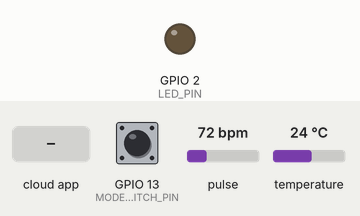
Simulated run of this sketch. Board: ESP32. Parts: output pins drawn as LEDs (lit = HIGH). The test bench sets the inputs (shaded band); at power-on: GPIO 13 (MODE_SWITCH_PIN) HIGH, pulse 72 bpm, temperature 24 °C. WiFi joins after 1.5 s; servers stay silent unless stated; the Firebase database answers and starts empty; what the sketch prints to the serial monitor is not drawn.

Above: at 2.7 s.
2.8 s: the phone or cloud app sets ledStatus to ON
At 3.7 s:
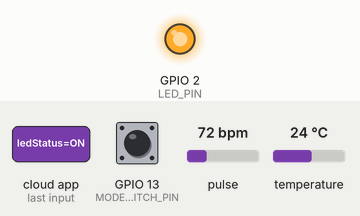
4.3 s: GPIO 13 (MODE_SWITCH_PIN) pulled LOW for 1 s
Timing chart, 0 to 7.3 s (numbered marks = the images above; inputs shaded):
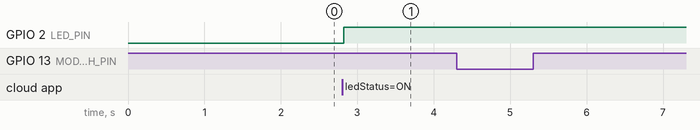

The sketch:

IoT-Code.ino
```cpp
#include <WiFi.h>
#include <Firebase_ESP_Client.h>
#include <OneWire.h>
#include <DallasTemperature.h>
#include <Wire.h>
#include "MAX30105.h"

#include "addons/TokenHelper.h"
#include "addons/RTDBHelper.h"

/* ================= Configuration ================= */
#define WIFI_SSID "AK"
#define WIFI_PASSWORD "12345678"
#define API_KEY "AIzaSyBkro85zW7t-STblm64H21dgNGzp5X"
#define DATABASE_URL "https://iotbasedhealthmonit-81395-default-rtdb.firebaseio.com/"

#define LED_PIN 2
#define MODE_SWITCH_PIN 13  // Your Toggle Switch on D13
#define ONE_WIRE_BUS 4
#define SEND_INTERVAL 3000
#define IR_THRESHOLD 50000
#define AVG_SIZE 5

/* ================= Globals ================= */
FirebaseData fbdo;
FirebaseAuth auth;
FirebaseConfig config;

OneWire oneWire(ONE_WIRE_BUS);
DallasTemperature sensors(&oneWire);
MAX30105 particleSensor;

unsigned long lastSendTime = 0;
unsigned long lastManualHeartbeat = 0; // For manual mode heartbeat
bool signupOK = false;

// Variables to store data
float tempC = 0;
int heartRate = 0;
float smoothedSpO2 = 0;

int spo2Array[AVG_SIZE] = {0};
int spo2Index = 0;
/* ================= Globals ================= */
bool lastManualState = false; // Add this line
bool firstRun = true;         // Add this line

void setup() {
  Serial.begin(115200);
  pinMode(LED_PIN, OUTPUT);
  pinMode(MODE_SWITCH_PIN, INPUT_PULLUP);

  // Start Sensors
  sensors.begin();
  if (!particleSensor.begin(Wire, I2C_SPEED_FAST)) {
    Serial.println("MAX30102 was not found.");
    while (1);
  }
  particleSensor.setup(0x1F, 4, 2, 100, 411, 4096);

  /* ---------- WiFi ---------- */
  WiFi.begin(WIFI_SSID, WIFI_PASSWORD);
  Serial.print("Connecting to WiFi");
  while (WiFi.status() != WL_CONNECTED) {
    delay(500);
    Serial.print(".");
  }
  Serial.println("\nWiFi Connected");

  /* ---------- Firebase ---------- */
  config.api_key = API_KEY;
  config.database_url = DATABASE_URL;
  config.token_status_callback = tokenStatusCallback;

  if (Firebase.signUp(&config, &auth, "", "")) {
    signupOK = true;
    Serial.println("Firebase Auth OK");
  }
  Firebase.begin(&config, &auth);
  Firebase.reconnectWiFi(true);
}

void loop() {
  // 1. Single check for Firebase connection
  if (!Firebase.ready() || !signupOK) return;

  // 2. Check Switch State
  bool isManualMode = (digitalRead(MODE_SWITCH_PIN) == LOW);

  // 3. Update Mode ONLY when it changes (Efficiency)
  if (isManualMode != lastManualState || firstRun) {
    String currentMode = isManualMode ? "Manual" : "Automatic";
    if (Firebase.RTDB.setString(&fbdo, "/health_monitoring/data/operationMode", currentMode)) {
      lastManualState = isManualMode;
      firstRun = false;
      Serial.println("Mode updated to: " + currentMode);
    }
  }

  // 4. Run the selected mode
  if (isManualMode) {
    runManualMode();
  } else {
    runAutomaticMode();
  }

  // 5. FIXED LED LOGIC: Use a non-blocking timer
  static unsigned long lastLEDCheck = 0;
  if (millis() - lastLEDCheck > 1000) { // Only check every 1 second
    lastLEDCheck = millis();
    if (Firebase.RTDB.getString(&fbdo, "/health_monitoring/data/ledStatus")) {
      if (fbdo.dataType() == "string") {
        String status = fbdo.stringData();
        digitalWrite(LED_PIN, (status == "ON") ? HIGH : LOW);
      }
    }
  }
}
/* ================= MANUAL MODE ================= */
// Input Format: "BPM,Temp,SpO2"
void runManualMode() {
  // 1. HEARTBEAT: Update lastSeen every 3 seconds to keep device "Online" in App
  if (millis() - lastManualHeartbeat >= SEND_INTERVAL) {
    Firebase.RTDB.setInt(&fbdo, "/health_monitoring/data/lastSeen", millis());
    lastManualHeartbeat = millis();
    Serial.println("Manual Heartbeat Sent");
  }

  // 2. DATA INPUT: Process if serial data is available
  if (Serial.available() > 0) {
    String input = Serial.readStringUntil('\n');
    input.trim();

    int firstComma = input.indexOf(',');
    int secondComma = input.indexOf(',', firstComma + 1);

    if (firstComma != -1 && secondComma != -1) {
      heartRate = input.substring(0, firstComma).toInt();
      tempC = input.substring(firstComma + 1, secondComma).toFloat();
      smoothedSpO2 = input.substring(secondComma + 1).toFloat();

      Serial.println("\n--- MANUAL UPDATE RECEIVED ---");
      Serial.printf("Sent: HR:%d, Temp:%.2f, SpO2:%.1f\n", heartRate, tempC, smoothedSpO2);

      // Update Firebase
      Firebase.RTDB.setString(&fbdo, "/health_monitoring/data/fingerDetected", "Detected");
      Firebase.RTDB.setString(&fbdo, "/health_monitoring/data/sensorStatus", "Manual");
      Firebase.RTDB.setInt(&fbdo, "/health_monitoring/data/heartRate", heartRate);
      Firebase.RTDB.setFloat(&fbdo, "/health_monitoring/data/temp", tempC);
      Firebase.RTDB.setInt(&fbdo, "/health_monitoring/data/spo2", (int)smoothedSpO2);
      // lastSeen is already updated by the heartbeat logic above
    } else {
      Serial.println("Invalid Format! Use: BPM,Temp,SpO2");
    }
  }
}

/* ================= AUTOMATIC MODE ================= */
void runAutomaticMode() {
  if (millis() - lastSendTime >= SEND_INTERVAL) {
    lastSendTime = millis();

    /* ---------- Temperature ---------- */
    sensors.requestTemperatures();
    tempC = sensors.getTempCByIndex(0);

    if (tempC == DEVICE_DISCONNECTED_C) {
      Firebase.RTDB.setString(&fbdo, "/health_monitoring/data/sensorStatus", "Disconnected");
    } else {
      Firebase.RTDB.setString(&fbdo, "/health_monitoring/data/sensorStatus", "Connected");
      Firebase.RTDB.setFloat(&fbdo, "/health_monitoring/data/temp", tempC + 2.2);
    }

    /* ---------- MAX30102 Logic ---------- */
    long irValue = particleSensor.getIR();
    long redValue = particleSensor.getRed();

    if (irValue < IR_THRESHOLD) {
      heartRate = 0; smoothedSpO2 = 0;
      Firebase.RTDB.setString(&fbdo, "/health_monitoring/data/fingerDetected", "Not Detected");
      Firebase.RTDB.setInt(&fbdo, "/health_monitoring/data/heartRate", 0);
      Firebase.RTDB.setInt(&fbdo, "/health_monitoring/data/spo2", 0);
      for(int i=0; i<AVG_SIZE; i++) spo2Array[i] = 0;
    }
    else {

      float ratio = (float)redValue / (float)irValue;
      float currentSpO2 = (-45.060 * ratio * ratio) + (30.354 * ratio) + 94.845;
      if (currentSpO2 > 100) currentSpO2 = 100;
      if (currentSpO2 < 80) currentSpO2 = 80;

      spo2Array[spo2Index++] = (int)currentSpO2;
      spo2Index %= AVG_SIZE;
      long total = 0;
      for (int i = 0; i < AVG_SIZE; i++) total += spo2Array[i];
      smoothedSpO2 = total / AVG_SIZE;

      Firebase.RTDB.setString(&fbdo, "/health_monitoring/data/fingerDetected", "Detected");
      Firebase.RTDB.setInt(&fbdo, "/health_monitoring/data/heartRate", heartRate);
      Firebase.RTDB.setInt(&fbdo, "/health_monitoring/data/spo2", (int)smoothedSpO2);
    }

    Firebase.RTDB.setInt(&fbdo, "/health_monitoring/data/lastSeen", millis());
    Serial.println("Automatic Data Sent");
  }
}
```

Measured:
- after the input at 2.8 s, GPIO 2 (LED_PIN): LOW → HIGH at once
- after the input at 4.3 s, every drawn part: stays the same
